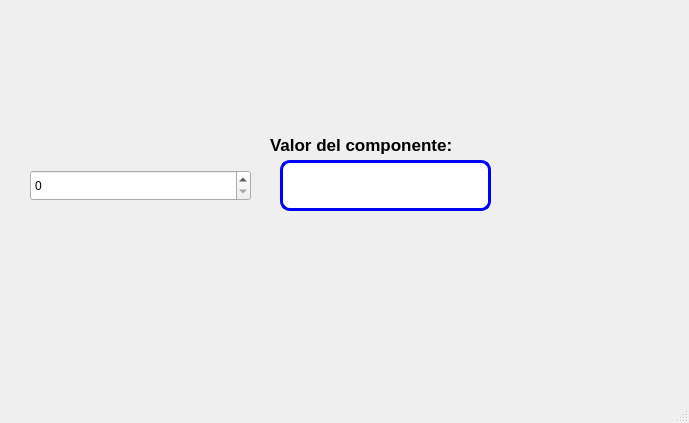
<?xml version="1.0" encoding="UTF-8"?>
<ui version="4.0">
 <class>MainWindow</class>
 <widget class="QMainWindow" name="MainWindow">
  <property name="geometry">
   <rect>
    <x>0</x>
    <y>0</y>
    <width>689</width>
    <height>423</height>
   </rect>
  </property>
  <property name="windowTitle">
   <string>MainWindow</string>
  </property>
  <widget class="QWidget" name="centralwidget">
   <widget class="QLabel" name="label">
    <property name="geometry">
     <rect>
      <x>270</x>
      <y>130</y>
      <width>211</width>
      <height>31</height>
     </rect>
    </property>
    <property name="font">
     <font>
      <pointsize>13</pointsize>
     </font>
    </property>
    <property name="text">
     <string>&lt;html&gt;&lt;head/&gt;&lt;body&gt;&lt;p&gt;&lt;span style=&quot; font-weight:600;&quot;&gt;Valor del componente:&lt;/span&gt;&lt;/p&gt;&lt;/body&gt;&lt;/html&gt;</string>
    </property>
   </widget>
   <widget class="QLineEdit" name="lineEdit">
    <property name="geometry">
     <rect>
      <x>280</x>
      <y>160</y>
      <width>211</width>
      <height>51</height>
     </rect>
    </property>
    <property name="font">
     <font>
      <pointsize>11</pointsize>
     </font>
    </property>
    <property name="styleSheet">
     <string notr="true">border: 3px solid blue;
border-radius:10px</string>
    </property>
    <property name="text">
     <string/>
    </property>
   </widget>
   <widget class="QSpinBox" name="spinBox">
    <property name="geometry">
     <rect>
      <x>30</x>
      <y>170</y>
      <width>221</width>
      <height>31</height>
     </rect>
    </property>
   </widget>
   <widget class="QLabel" name="label_3">
    <property name="geometry">
     <rect>
      <x>0</x>
      <y>0</y>
      <width>171</width>
      <height>51</height>
     </rect>
    </property>
    <property name="text">
     <string/>
    </property>
    <property name="pixmap">
     <pixmap>../../../3D Objects/UAT.png</pixmap>
    </property>
    <property name="scaledContents">
     <bool>true</bool>
    </property>
   </widget>
   <widget class="QLabel" name="label_4">
    <property name="geometry">
     <rect>
      <x>530</x>
      <y>0</y>
      <width>161</width>
      <height>51</height>
     </rect>
    </property>
    <property name="text">
     <string/>
    </property>
    <property name="pixmap">
     <pixmap>../../../3D Objects/facultad_ingenieria_tampico.png</pixmap>
    </property>
    <property name="scaledContents">
     <bool>true</bool>
    </property>
   </widget>
   <widget class="QLabel" name="label_2">
    <property name="geometry">
     <rect>
      <x>580</x>
      <y>290</y>
      <width>91</width>
      <height>81</height>
     </rect>
    </property>
    <property name="font">
     <font>
      <pointsize>8</pointsize>
     </font>
    </property>
    <property name="cursor">
     <cursorShape>ArrowCursor</cursorShape>
    </property>
    <property name="styleSheet">
     <string notr="true"/>
    </property>
    <property name="text">
     <string/>
    </property>
    <property name="pixmap">
     <pixmap>../../../3D Objects/Castor.jpg</pixmap>
    </property>
    <property name="scaledContents">
     <bool>true</bool>
    </property>
   </widget>
  </widget>
  <widget class="QMenuBar" name="menubar">
   <property name="geometry">
    <rect>
     <x>0</x>
     <y>0</y>
     <width>689</width>
     <height>21</height>
    </rect>
   </property>
  </widget>
  <widget class="QStatusBar" name="statusbar"/>
 </widget>
 <resources>
  <include location="../Archivos/Recursos.qrc"/>
 </resources>
 <connections/>
</ui>
